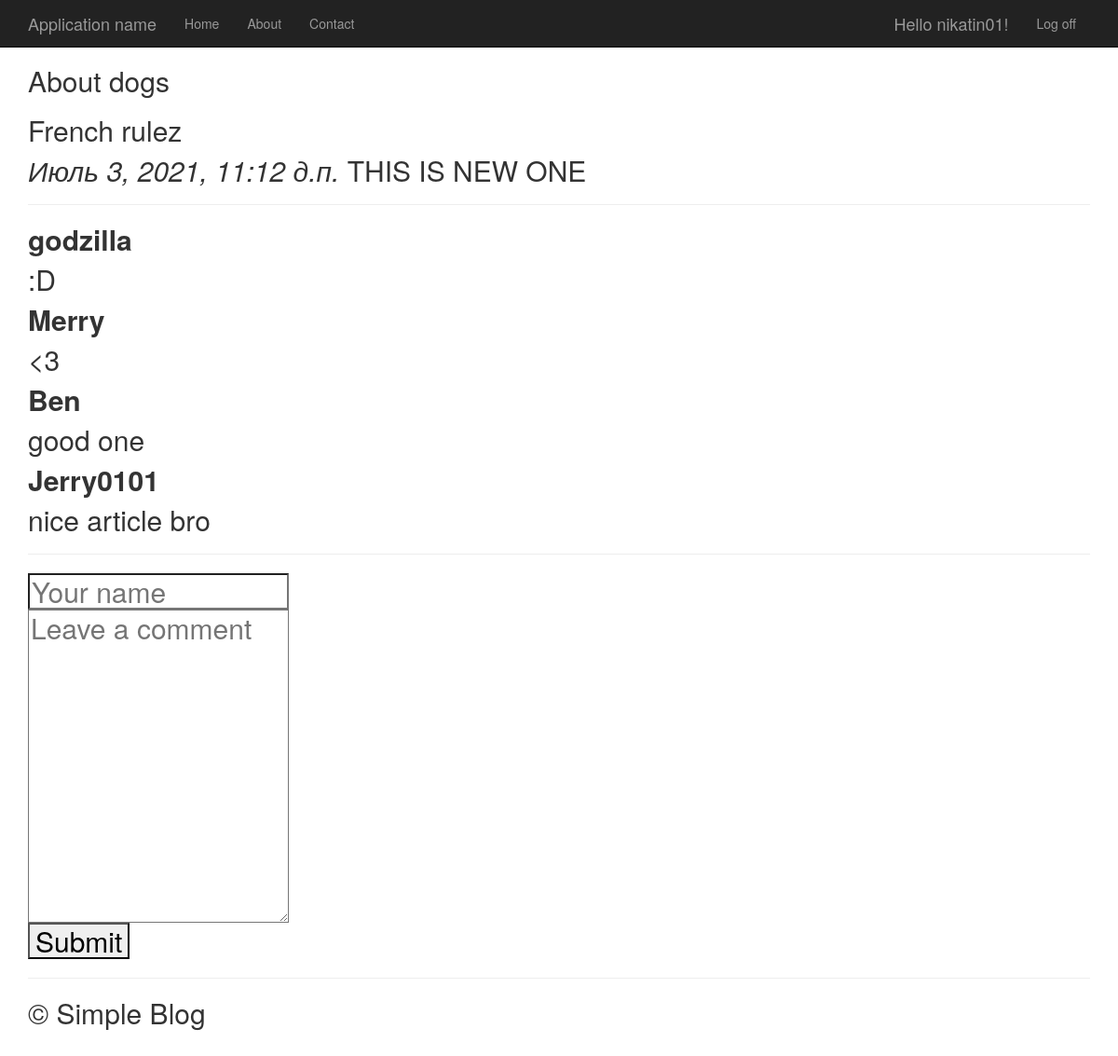
/1/ (signed in), run on the app's committed database.
### app/models.py (models this page shows, shortened)
class Article(models.Model):
    article_title = models.CharField('Article Name', max_length = 200)
    article_text = models.TextField("Article Body")
    pub_date = models.DateTimeField("Date of publication")
    def was_published_recently(self):
        return self.pub_date >= (timezone.now() - datetime.timedelta(days = 7))
    class Meta:
        verbose_name = "Статья"
        verbose_name_plural = "Статьи"

class Comment(models.Model):
    article = models.ForeignKey(Article, on_delete = models.CASCADE)
    author_name = models.CharField('Author', max_length = 50)
    comment_text = models.CharField("Comment Body", max_length = 200)
    class Meta:
        verbose_name = "Комментарий"
        verbose_name_plural = "Комментарии"

### app/views.py (the view)
# urls.py: path('<int:article_id>/', views.detail, name = 'detail'),
def detail(request, article_id):
    try:
        a = Article.objects.get( id = article_id )
    except:
        raise Http404("Article Not Found")
    latest_comments_list = a.comment_set.order_by('-id')[:10]
    return render(request, 'app/detail.html', {'article': a, 'latest_comments_list':latest_comments_list,})

### app/templates/app/detail.html (shortened to what this page needs)
{% extends "app/layout.html" %}
{% block content %}
	<h2>{{article.article_title}}<h2>
	<p>{{article.article_text}}<p>
	<em>{{article.pub_date}}</em>
	{% if article.was_published_recently %}
		THIS IS NEW ONE
	{% endif %}
	<hr>
	{% if latest_comments_list  %}
		{% for comment in latest_comments_list %}
			<p>
				<strong>{{comment.author_name}}</strong>
				<p>{{comment.comment_text}}</p>
			</p>
		{% endfor %}
	{% else %}
	There is no comments yet
	{% endif %}
	<hr>
	<form action="{% url 'leave_comment' article.id %}" method="post">
		<input type="text" required placeholder="Your name" name="name"><br>
		<textarea name="text" required placeholder="Leave a comment" cols="30" rows="10"></textarea><br>
		<button type="submit">Submit</button>
	</form>
{% endblock %}

### app/templates/app/loginpartial.html (shortened to what this page needs)
{% if user.is_authenticated %}
<form id="logoutForm" action="/logout/" method="post" class="navbar-right">
    <ul class="nav navbar-nav navbar-right">
        <li><span class="navbar-brand">Hello {{ user.username }}!</span></li>
        <li><a href="javascript:document.getElementById('logoutForm').submit()">Log off</a></li>
    </ul>
</form>
{% else %}
<ul class="nav navbar-nav navbar-right">
    <li><a href="{% url 'login' %}">Log in</a></li>
</ul>
{% endif %}

### app/static/app/content/site.css (style rules this page uses)
body { padding-top: 50px; padding-bottom: 20px; }
input, select, textarea { max-width: 280px; }

### data on the page
Article: article_title "About dogs", article_text "French rulez", pub_date "Июль 3, 2021, 11:12 д.п."
Comment: author_name "godzilla", comment_text ":D"
Comment: author_name "Merry", comment_text "<3"
Comment: author_name "Ben", comment_text "good one"
Comment: author_name "Jerry0101", comment_text "nice article bro"

### other printed values
{{ user.username }} "nikatin01"
